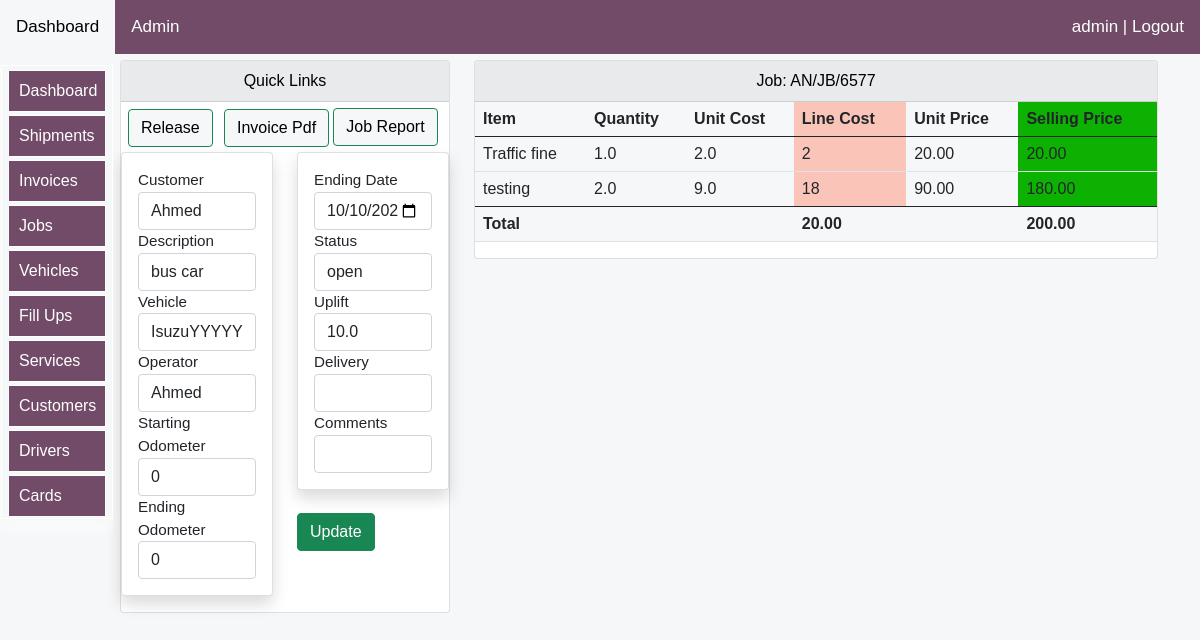
/logistics/allif_invoice_job/1 (signed in), run on an earlier commit of the app's database.
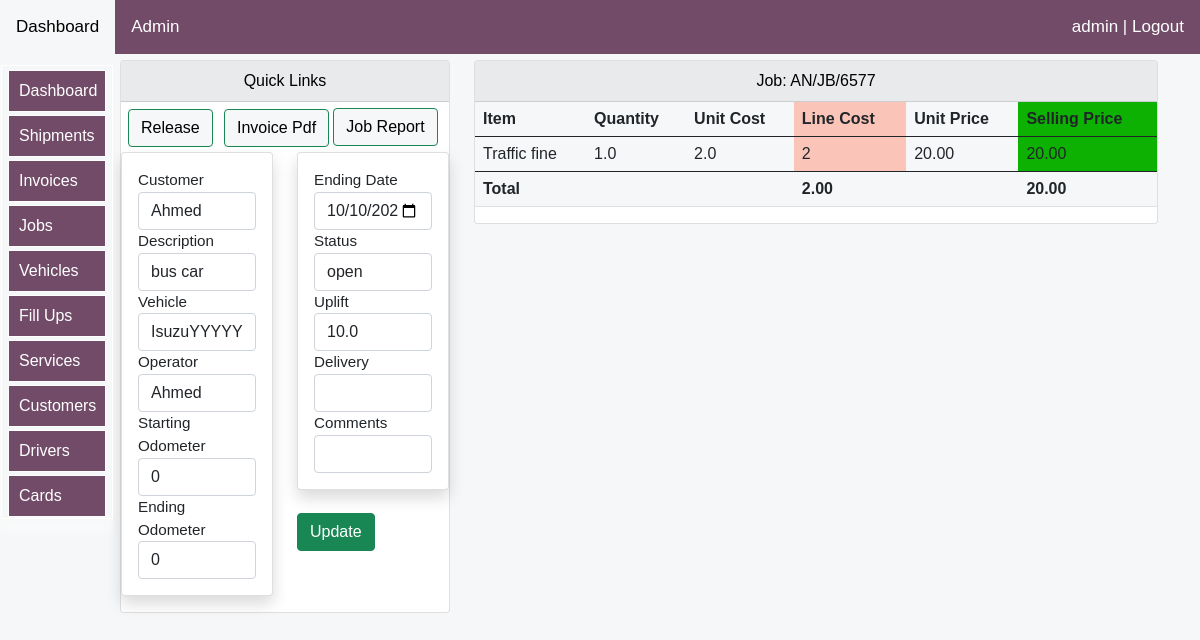
And on a later commit of the database.
### logistics/models.py (models this page shows, shortened)
class AlwenJobItemsModel(models.Model):
    description=models.ForeignKey(AlwenExpensesModel, blank=True, null=True, on_delete=models.CASCADE,related_name='desrlnm')
    quantity=models.FloatField(max_length=20,blank=True,null=True,default=0)
    unit_cost=models.FloatField(max_length=20,blank=True,null=True,default=0)
    unit_price=models.FloatField(max_length=20,blank=True,null=True,default=0)
    selling_price=models.FloatField(max_length=20,blank=True,null=True,default=0)
    comments=models.CharField(max_length=20,blank=True,null=True,default="Comments")
    jobitemconnector= models.ForeignKey(AlwenJobsModel, blank=True, null=True, on_delete=models.CASCADE,related_name='itemjobconrelnme')
    @property
    def sellingamount(self):
        sellingamount=float(self.quantity) * float(self.unit_price)
        return sellingamount
    @property
    def lineamount(self):
        lineamount=int(self.quantity) * int(self.unit_cost)
        return lineamount

class AlwenExpensesModel(models.Model):
    description=models.CharField(max_length=25,blank=True,null=True)
    amount=models.FloatField(max_length=20,blank=True,null=True,default=0)
    comments=models.CharField(max_length=20,blank=True,null=True)
    def __str__(self):
        return str(self.description)

### logistics/views.py (the view)
# urls.py: path('allif_invoice_job/<int:pk>', views.allif_invoice_job, name="allif_invoice_job"),
@login_required(login_url='login:loginpage')
def allif_invoice_job(request,pk):
    title="Invoice PDF"
    system_user=request.user
    my_job_id=AlwenJobsModel.objects.get(id=pk)
    job_Items = AlwenJobItemsModel.objects.filter(jobitemconnector=my_job_id)
    myuplift=0
    form=AddAlwenJobDetailsForm(instance=my_job_id)
    if request.method == 'POST':
        form=AddAlwenJobDetailsForm(request.POST,request.FILES,instance=my_job_id)
        if form.is_valid():
            form.save()
    for item in job_Items:
        products=AlwenJobItemsModel.objects.get(id=item.id)
        item_unit_cost=item.unit_cost#this gets the unit cost of the individual items
        myuplift=my_job_id.uplift
        products.unit_price=item_unit_cost*myuplift
        products.selling_price=item_unit_cost*myuplift
        products.save()
    sellingjob=AlwenJobItemsSellingModel.objects.filter(jobitselcon=my_job_id)
    invoiceTotal=0
    total_cost=0
    gross_profit=0
    profit_percentage=0
    if len(job_Items) > 0:
        for product in job_Items:
            quantityTimesUnitPrice = float(product.quantity * product.unit_price)
            invoiceTotal += quantityTimesUnitPrice
            linecost=float(product.quantity * product.unit_cost)
            total_cost+=linecost
    gross_profit=float(invoiceTotal-total_cost)
    if gross_profit:
        profit_percentage=float(gross_profit/total_cost)*100
    else:
        pass
    context={
        "my_job_id":my_job_id,
        "job_Items":job_Items,
        "myuplift":myuplift,
        "sellingjob":sellingjob,
        "invoiceTotal":invoiceTotal,
        "total_cost":total_cost,
        "gross_profit":gross_profit,
        "profit_percentage":profit_percentage,
        "form":form,
        "system_user":system_user,
        "title":title,
    }
    return render(request,'jobs/allif-invoice-job.html',context)

### logistics/forms.py
class AddAlwenJobDetailsForm(forms.ModelForm):
    class Meta:
        model = AlwenJobsModel
        fields = ['customer','description', 'vehicle','driver','ending_date','starting_odometer',
        'ending_odometer','status','comments','uplift','refernce','delivery']
        widgets={
            'description':forms.TextInput(attrs={'class':'form-control'}),
            'delivery':forms.TextInput(attrs={'class':'form-control'}),
            'starting_odometer':forms.TextInput(attrs={'class':'form-control'}),
            'ending_odometer':forms.TextInput(attrs={'class':'form-control'}),
            'comments':forms.TextInput(attrs={'class':'form-control'}),
            'uplift':forms.TextInput(attrs={'class':'form-control'}),
            'refernce':forms.TextInput(attrs={'class':'form-control'}),
            'customer':forms.Select(attrs={'class':'form-control'}),
            'vehicle':forms.Select(attrs={'class':'form-control'}),
            'driver':forms.Select(attrs={'class':'form-control'}),
            'status':forms.Select(attrs={'class':'form-control'}),
            'ending_date' : DatePickerInput(attrs={'class':'form-control'}),
        }

### logistics/templates/jobs/allif-invoice-job.html (shortened to what this page needs)
{% extends 'bases/base.html'%}
{% load static %}
{% load humanize %}
{% load crispy_forms_tags %}
{% block style %}
<link href="{% static 'css/bootstrap.min.css' %}" rel="stylesheet">
<link rel="stylesheet" href="https://use.fontawesome.com/releases/v5.15.2/css/all.css"
>
   {%endblock%}
   {% block body %}
<div class="container">
    <div class="row mt-12" >
        <div class="col-md-4">
            <div class="card">
                <div id="allif-section-headers" class="card-header ">
                   Quick Links
                </div>
                <div >
                    <a  href="{% url 'logistics:allif_invoice_job' my_job_id.id %}">
                    <button id="allif-link-buttons" type="button" class="btn btn-success mybuttonlinks" >
                    Release</button></a>
                    <a  href="{% url 'logistics:alwen_job_invoice_pdf' my_job_id.id %}" >
                    <button id="allif-link-buttons" type="button" class="btn btn-success mybuttonlinks" >
                    Invoice Pdf</button></a>
                    <a href="{% url 'logistics:allif_job_transaction_report_pdf' my_job_id.id %}">
                      <button id="allif-link-buttons" class="btn btn-success">Job Report</button>
                    </a>
                    </div>
<div class="row mt-12">
<div class="col-md-6" >
      <div class="col-md-12">
        <form method='POST' action=''>{% csrf_token %}
          <div class="card my-card shadow text-left p-3">
          <label>Customer</label>{{form.customer}}
          <label>Description</label> {{form.description}}
          <label>Vehicle</label>{{form.vehicle}}
          <label>Operator</label>{{form.driver}}
          <label>Starting Odometer</label>{{form.starting_odometer}}
          <label>Ending Odometer</label>{{form.ending_odometer}}
          </div>
      </div>
</div>
<div class="col-md-6">
  <div class="col-md-12">
      <div class="card my-card shadow text-left p-3">
      <label>Ending Date</label>{{form.ending_date}}
      <label>Status</label>{{form.status}}
      <label>Uplift</label>{{form.uplift}}
      <label>Delivery</label>{{form.delivery}}
      <label>Comments</label>{{form.comments}}
      </div>
      <br>
      <input type="submit" value='Update' class="btn btn-success btn-block">
  </div>
</div>
</div>
            </div>
        </div>
    <div class="col-md-8">
        <div class="card">
            <div id="allif-section-headers" class="card-header">
               Job: {{my_job_id}}
            </div>
            <div class="col-md-12">
        <table class="table">
          <thead>
            <tr>
              <th scope="col">Item</th>
              <th scope="col">Quantity</th>
              <th scope="col"> Unit Cost</th>
              <th scope="col" style="background-color: rgb(250, 197, 184); padding-right: 10px;"> Line Cost</th>
              <th scope="col"> Unit Price</th>
              <th scope="col" style="background-color: rgb(12, 177, 1);"> Selling Price</th>
            </tr>
          </thead>
          <tbody id="tbody">
            {% for item in job_Items %}
            <tr>
              <td>{{item.description}}</td>
              <td>{{item.quantity}}</td>
              <td>{{item.unit_cost|intcomma}}</td>
              <td style="background-color: rgb(250, 197, 184);">{{item.lineamount|intcomma}}</td>
              <td>{{item.unit_price|floatformat:2|intcomma}}</td>
              <td style="background-color: rgb(12, 177, 1);padding-right: 10px;">{{item.sellingamount|floatformat:2|intcomma}}</td>
            </tr>
            {% endfor %}
          </tbody>
          <strong>
          <tr>
            <td ><strong>Total</strong></td><td></td><td></td><td> <strong>{{total_cost|floatformat:2|intcomma}}</strong></td><td></td><td>
              <strong>{{invoiceTotal|floatformat:2|intcomma}}</strong></td>
          </tr></strong>
        </table>
            </div>
        </div></div></div>
</div>
   {% endblock %}

### logistics/templates/bases/log-topnavbar.html (shortened to what this page needs)
    <div class="topnav" id="myTopnav">
      <a  href="{% url 'logistics:logistics-dashboard' %}">Dashboard </a>
      {% if request.user.is_superuser %}
      <a href="/admin">Admin</a>
      {% endif %}
    {% if user.is_authenticated %}
    <a href="{% url 'login:logout' %}" style="float: right;">{{user}} | Logout</a>
            {% else %}
            <a href="{% url 'login:loginpage' %}" style="float: right;">Login</a>
        {% endif %}
    </div>

What changed in the data, as far as the page shows it:
removed AlwenJobItemsModel: description "testing", quantity "2.0", unit_cost "9.0", lineamount "18", unit_price "90.00", sellingamount "180.00"
Also different on the page:
{{ total_cost|floatformat:2|intcomma }}: "20.00" → "2.00"
{{ invoiceTotal|floatformat:2|intcomma }}: "200.00" → "20.00"
